Frame 1 (no input): blank canvas, image omitted
Frame 60 (no input): blank canvas, image omitted
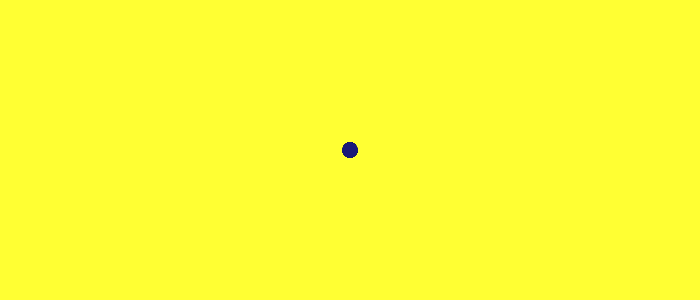
Frame 120 (the mouse pressed at the canvas centre since frame 60)

The p5.js sketch whose frames 1 and 60 were blank and that drew this single picture after the mouse press (run headless with seeded random() and noise() and a simulated clock; from frame 60 on, the mouse is pressed at the canvas centre):

// p5.js sketch
// ── sketch.js
function setup() {
  createCanvas(700, 300);
    background(255,255,51);
}

function draw() {

  //rectangel
  rectMode(CENTER);
  fill(0,190,10);
  //rect(250,100,35,35);
  //ellipse
  noStroke(); // by using a no stroke and a alpha channel we can 
  //make it look like a paint softwate
  fill(25,25,120);
  ellipse(mouseX,mouseY,15,15,90);
  
}
function mousePressed()
{ background(255,255,51);}
